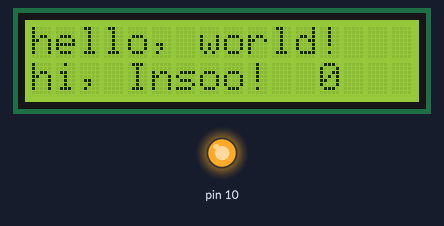
Bench run of a sketch on a simulated Arduino Uno, built with avr-gcc and run on an emulated ATmega328P. Parts: 16×2 character LCD, output pins drawn as LEDs (lit = HIGH).

Above: at 0.1 s.
At 4.1 s:
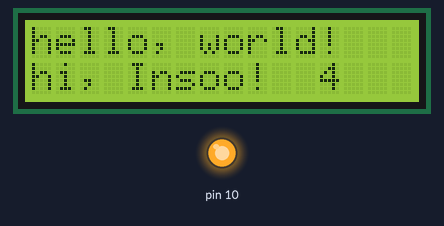
At 9.1 s:
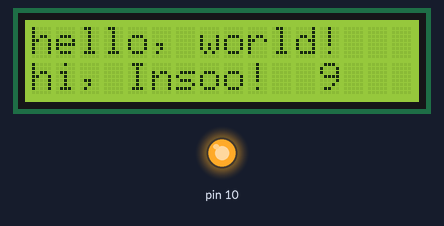
At 19.1 s:
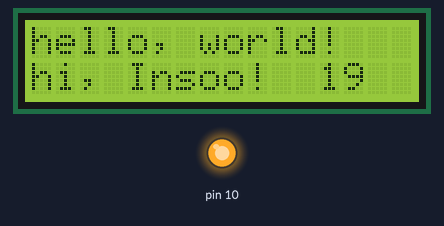
At 29.1 s:
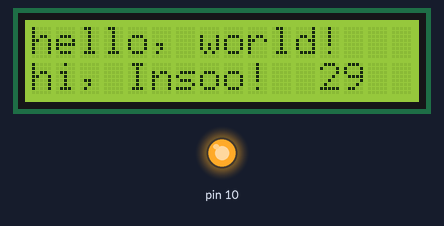
At 39.1 s:
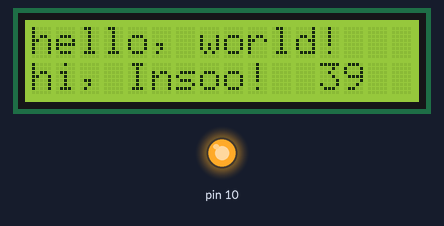

Measured:
- what the display in image 1 shows lasts 1.0 s, from 4.0 s to 5.0 s

The sketch:

CharLCDHelloWorld.ino
```cpp
// (licence header left out)
#include <LiquidCrystal.h>

// initialize the library with the numbers of the interface pins
// ebay에서 구매한 보드의 핀 정보를 멀티테스터를 통해 확인한 후 코딩 수정함.
// (RS, E, Data4,Data5,Data6,Data7)
LiquidCrystal lcd(8, 9, 4, 5, 6, 7);

void setup()
{
  // Digital pin#10 for back light control
  pinMode (10, OUTPUT);
  digitalWrite(10, HIGH); //turn on back light

  // Set up the LCD's number of columns and rows:
  lcd.begin(16, 2);
  // Location to write
  lcd.setCursor(0, 0); // (x, y) or (col, row)
  // Print a message to the LCD.
  lcd.print("hello, world!");

  lcd.setCursor(0, 1);
  lcd.print("hi, Insoo!");
}//setup

void loop()
{
  // set the cursor to column 0, line 1
  // (note: line 1 is the second row, since counting begins with 0):
  lcd.setCursor(12, 1);

  // print the number of seconds since reset:
  lcd.print(millis()/1000);
}//loop
```
